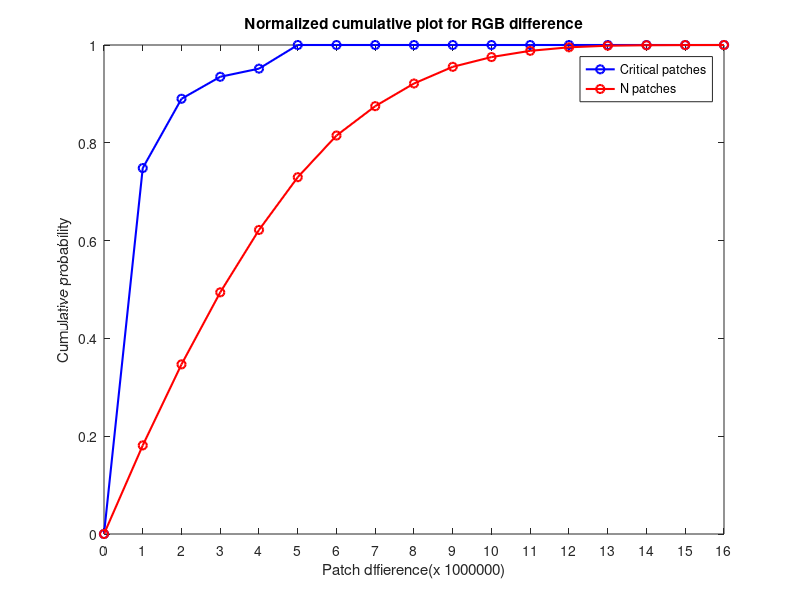

The MATLAB script that drew this image: (Note: this script raises an error after producing the figure.)
clear all
Results = importdata('Pooled Results.mat');
Results(:,9)= Results(:,9)-0.5;
Results(:,9) = Results(:,8).*Results(:,9);

%Find trials that presented N patches -- signal absent for hypo 1
%Find trials that presented N patches -- signal absent for hypo 1
Find_N = Results(:,5) ==1;

% present patch trials -- signal present for hypo 1
Find_CAP = Results(:,4) == 0 & Results(:,5) == 2; 
Find_IAP = Results(:,4) == 1 & Results(:,5) == 3; 

%Congruent trial with Congruent object, and incongruent trial with
%incongruent object -- signal present for hypo 2
Find_Congruent_CP = Results(:,4) == 0 & Results(:,5) == 2 & Results(:,6) == 3;
Find_Incongruent_IP = Results(:,4) == 1 & Results(:,5) == 3 & Results(:,6) == 3;

%Incongruent trial with congruent object, congruent trial with incongruent
%object -- signal absent for hypo 2

Find_Congruent_IP = Results(:,4) == 0 & Results(:,5) == 3 & Results(:,6) == 3;
Find_Incongruent_CP = Results(:,4) == 1 & Results(:,5) == 2 & Results(:,6) == 3;

%% patch difference
PDN = Results(Find_N,11);
PDC = Results(Find_Incongruent_CP,11);
PD = zeros(16,2);
t = 1000000;
for a = 1:16
    range = [(a-1).*t a.*t];
    if a == 1
    PD(a,1)= size(PDC(PDC<range(2)&PDC>range(1)),1)/size(PDC,1);
    PD(a,2) = size(PDN(PDN<range(2)&PDN>range(1)),1)/size(PDN,1);
    else
    PD(a,1)= PD(a-1,1)+size(PDC(PDC<range(2)&PDC>range(1)),1)/size(PDC,1);
    PD(a,2)= PD(a-1,2)+size(PDN(PDN<range(2)&PDN>range(1)),1)/size(PDN,1);
    end
end

% bar([1:1:16],PD,'stacked'),title('Normalized cumulative histogram for RGB difference'),xlabel('Patch dffierence(x 1000000)'),...
%     ylabel('Cumulative probability');

PD = [0 0;PD];
plot([0:1:16],PD(:,1),'bo-','LineWidth',1.5),title('Normalized cumulative plot for RGB difference'),xlabel('Patch dffierence(x 1000000)'),...
    ylabel('Cumulative probability'),xlim([0 16]),xticks([0:1:16]);
hold on
plot([0:1:16],PD(:,2),'ro-','LineWidth',1.5);
hold off
legend('Critical patches','N patches');

histogram(Results(Find_Incongruent_CP,11)),title('sum RGB difference of critical object patches'),...
    xlabel('RGB difference'), ylabel('Count');
histogram(Results(Find_Incongruent_CP|Find_N,11)),title('sum RGB difference of critical object and N patches'),...
    xlabel('RGB difference'), ylabel('Count');

%% mean and std of confidence ratings
rc = Results(:,9).*(Results(:,8));
rc_m = round(mean(rc),2);
rc_std = round(std(rc),2);
histogram(rc),...
    xlabel('Response x confidence'), ylabel('Count'),title(['Response x confidence distribution, mean = ',...
    num2str(rc_m),' std = ',num2str(rc_std)]);

conf_m = round(mean(Results(:,9)),2);
std_m = round(std(Results(:,9)),2);
histogram(Results(:,9)),xticks([1:1:4]),title(['Confidence distribution, mean = ',num2str(conf_m),' std = ',num2str(std_m)]);

%% percentage correct over question number

PooledR = importdata('Pooled & Cleaned Results.mat');


for i = 1:21
    Results = PooledR(PooledR(:,3)==i,:);
    
    %Find trials that presented N patches -- signal absent for hypo 1
    %Find trials that presented N patches -- signal absent for hypo 1
    Find_N = Results(:,5) ==1;

    % present patch trials -- signal present for hypo 1
    Find_CAP = Results(:,4) == 0 & Results(:,5) == 2; 
    Find_IAP = Results(:,4) == 1 & Results(:,5) == 3; 

    %Incongruent trial with congruent object, congruent trial with incongruent
    %object -- signal absent for hypo 2

    Find_Congruent_IP = Results(:,4) == 0 & Results(:,5) == 3 & Results(:,6) == 3;
    Find_Incongruent_CP = Results(:,4) == 1 & Results(:,5) == 2 & Results(:,6) == 3;
    
    present_correct = (Find_CAP|Find_IAP) & Results(:,8)==1;
    absent_correct = (Find_N|Find_Congruent_IP|Find_Incongruent_CP) & Results(:,8)==-1;
    
    pcg(i) = (length(Results(present_correct|absent_correct,:))/length(Results)).* 100;
    conf(i) = round(mean(Results(:,9)),2);
    se(i) =std(Results(:,9)) / sqrt(length(Results(:,9)));
end

bar([1:1:21],pcg),xticks([1:1:21]),ylim([0 100]),title('Percentage correct for 1st-21st patch'),xlabel('Patch number'),...
    ylabel('% Percentage correct');
bar([1:1:21],conf),xticks([1:1:21]),ylim([0 4]),title('Average confidence for 1st-21st patch'),xlabel('Patch number'),...
    ylabel('Confidence level');

% errorbar([1:1:21],conf,se,'b.-','MarkerSize',5,'LineWidth',1),xlim([0 21]),ylim([0 4]),title('Average confidence for 1st-21st patch'),xlabel('Patch number'),...
%     ylabel('Confidence level');

%% percentage correct over question number, separating conditions

PooledR = importdata('Pooled & Cleaned Results.mat');


for i = 1:21
    Results = PooledR(PooledR(:,3)==i,:);
    
    %Find trials that presented N patches -- signal absent for hypo 1
    %Find trials that presented N patches -- signal absent for hypo 1
    Find_N = Results(:,5) ==1;

    % present patch trials -- signal present for hypo 1
    Find_CAP = Results(:,4) == 0 & Results(:,5) == 2; 
    Find_IAP = Results(:,4) == 1 & Results(:,5) == 3; 

    %Incongruent trial with congruent object, congruent trial with incongruent
    %object -- signal absent for hypo 2

    Find_Congruent_IP = Results(:,4) == 0 & Results(:,5) == 3 & Results(:,6) == 3;
    Find_Incongruent_CP = Results(:,4) == 1 & Results(:,5) == 2 & Results(:,6) == 3;
    
    %percentage correct and confidence level for N patch, present patch,
    %and critical lures
    pcg(i,1) = length(Results(Find_N&Results(:,8)== -1,:))/length(Results);
    pcg(i,2) = length(Results((Find_IAP|Find_CAP)&Results(:,8)==1,:))/length(Results);
    pcg(i,3) = length(Results((Find_Congruent_IP|Find_Incongruent_CP)&Results(:,8)== -1,:))/length(Results);
    conf(i,1) = round(mean(Results(Find_N,9)),2);
    conf(i,2) = round(mean(Results(Find_IAP|Find_CAP,9)),2);
    conf(i,3) = round(mean(Results(Find_Congruent_IP|Find_Incongruent_CP,9)),2);
    se(i) =std(Results(:,9)) / sqrt(length(Results(:,9)));

end
pcg = pcg .*100;
bar([1:1:21],pcg,'stacked'),xticks([1:1:21]),ylim([0 100]),title('Percentage correct for 1st-21st patch'),xlabel('Patch number'),...
    ylabel('% Percentage correct'),legend('N','A and P','Critical object lures');
bar([1:1:21],conf,'stacked'),xticks([1:1:21]),ylim([0 12]),title('Average confidence for 1st-21st patch'),xlabel('Patch number'),...
    ylabel('Confidence level'),legend('N','A and P','Critical object lures');


%% average confidence for levels of periphery
central = Results(:,7)==5;
periphery_1= 2.*(Results(:,7)==2|Results(:,7)==4|Results(:,7)==6|Results(:,7)==8);
periphery_2 = 3.* (Results(:,7)==1|Results(:,7)==3|Results(:,7)==7|Results(:,7)==9);
location = central + periphery_1 + periphery_2;
Results(:,9) = Results(:,8).*Results(:,9);
m1 = mean(Results(location ==1,9));
se1 = std(Results(location ==1,9))/sqrt(length(Results(location ==1,9)));
m2 = mean(Results(location ==2,9));
se2 = std(Results(location ==2,9))/sqrt(length(Results(location ==2,9)));
m3 = mean(Results(location ==3,9));
se3 = std(Results(location ==3,9))/sqrt(length(Results(location ==3,9)));

bar([1 2 3],[m1 m2 m3]);
hold on
errorbar([m1 m2 m3],[se1 se2 se3],'k.');
hold off

%% raw distribution of response values

colours = cbrewer('qual', 'Set1', 8); 
%distribution of all response values
for i = 1:9
    frequency_all(i) = size(Results(Results(:,9)== i-5,:),1); 
end

frequency_all = [frequency_all(1:4) frequency_all(6:9)];
bar([1:8], frequency_all),xticklabels({'-4','-3','-2','-1','1','2','3','4'});

%response value distribution for N patches

for i = 1:9
    frequency_N(i) = size(Results(Find_N & Results(:,9)== i-5,:),1);
end

frequency_N = [frequency_N(1:4) frequency_N(6:9)];
%bar([1:8], frequency_N),xticklabels({'-4','-3','-2','-1','1','2','3','4'});

%response value distribution for AP

for i = 1:9
    frequency_AP(i) = size(Results((Find_IAP|Find_CAP) & Results(:,9)== i-5,:),1);
end
%bar([1:8], frequency_N),xticklabels({'-4','-3','-2','-1','1','2','3','4'});

frequency_AP = [frequency_AP(1:4) frequency_AP(6:9)];
frequency_All = [reshape(frequency_AP,[8,1]) reshape(frequency_N,[8,1])];
subplot(1,3,1),b = bar(frequency_All,'grouped','BarWidth',1);
set(gca,'XTickLabel',{'-4','-3','-2','-1','1','2','3','4'},'FontSize',12);
b(1).FaceColor = colours(2,:);
b(2).FaceColor = colours(1,:);
xlabel('Decision x confidence'),
ylabel('Count');
ylim([0 9000])
title('a)','FontName','Arial','FontWeight','normal');
legend({'Patch present','Patch absent'},'Location','northwest');

%proportion of responses
pcgN_matrix = zeros(15,9);
for sub = 1:15
for i = 1:9
    pcgN_matrix(sub,i) = size(Results(Find_N & Results(:,9)== i-5 & Results(:,1)==sub,:),1)/length(Results(Find_N & Results(:,1)==sub,:));
end
end
percentage_N = mean(pcgN_matrix,1);
percentage_N = [percentage_N(1:4) percentage_N(6:9)];
std_N = std(pcgN_matrix)/sqrt(15);
std_N = [std_N(1:4) std_N(6:9)];
%bar([1:8], frequency_N),xticklabels({'-4','-3','-2','-1','1','2','3','4'});

%accuracy check
for i = 1:9
    percentage_NO(i) = size(Results(Find_N & Results(:,9)== i-5,:),1)/length(Results(Find_N,:));
end

%response value distribution for AP
pcgAP_matrix = zeros(15,9);

for sub = 1:15
for i = 1:9
    pcgAP_matrix(sub,i) = size(Results((Find_IAP|Find_CAP) & Results(:,9)== i-5 & Results(:,1)== sub,:),1)/...
        length(Results((Find_CAP|Find_IAP) & Results(:,1)== sub,:));
end
end

%accuracy check
for i = 1:9
percentage_yes(i) = size(Results((Find_IAP|Find_CAP) & Results(:,9)== i-5,:),1)/...
        length(Results((Find_CAP|Find_IAP),:));
end

%bar([1:8], frequency_N),xticklabels({'-4','-3','-2','-1','1','2','3','4'});
percentage_AP = mean(pcgAP_matrix,1);
percentage_AP = [percentage_AP(1:4) percentage_AP(6:9)];
std_AP = std(pcgAP_matrix)/sqrt(15);
std_AP = [std_AP(1:4) std_AP(6:9)];



percentage_All = [reshape(percentage_AP,[8,1]) reshape(percentage_N,[8,1])];
%manually setting the x, y, and error for error bar
for a = 1:8
    ax(2.*a - 1)= a - 0.14;
    ax(2.*a) = a + 0.14;
    pcg(2.*a-1) = percentage_AP(a);
    pcg(2.*a) = percentage_N(a);
    std_hypo1(2.*a - 1) = std_AP(a);
    std_hypo1(2.*a) = std_N(a);
end

subplot(1,3,2),b = bar(percentage_All,'grouped','BarWidth',1);
set(gca,'XTickLabel',{'-4','-3','-2','-1','1','2','3','4'},'FontSize',12);
b(1).FaceColor = colours(2,:);
b(2).FaceColor = colours(1,:);
xlabel('Decision x confidence'),
ylabel('Percentage of responses');
title('b)','FontName','Arial','FontWeight','normal');
hold on
errorbar(ax,pcg,std_hypo1,'k.','MarkerSize',1,'LineWidth',1);
hold off
%legend({'Patch present','Patch absent'});


%% critical object distributions, in raw frequency and percentages

for i = 1:9
    frequency_CP(i) = size(Results(Find_Congruent_CP & Results(:,9)== i-5,:),1);
    frequency_CI(i) = size(Results(Find_Congruent_IP & Results(:,9)== i-5,:),1);
    frequency_IP(i) =  size(Results(Find_Incongruent_IP & Results(:,9)== i-5,:),1);
    frequency_II(i) =  size(Results(Find_Incongruent_CP & Results(:,9)== i-5,:),1);
    
    for sub = 1:15
        percentage_CP(sub,i) = size(Results(Results(:,1)== sub & Find_Congruent_CP & Results(:,9)== i-5,:),1)/...
            length(Results(Results(:,1)== sub & Find_Congruent_CP,:));
        percentage_CI(sub,i) = size(Results(Results(:,1)== sub &Find_Congruent_IP & Results(:,9)== i-5,:),1)/...
            length(Results(Results(:,1)== sub & Find_Congruent_IP,:));
        percentage_IP(sub,i) =  size(Results(Results(:,1)== sub &Find_Incongruent_IP & Results(:,9)== i-5,:),1)/...
            length(Results(Results(:,1)== sub & Find_Incongruent_IP,:));
        percentage_II(sub,i) =  size(Results(Results(:,1)== sub & Find_Incongruent_CP & Results(:,9)== i-5,:),1)/...
            length(Results(Results(:,1)== sub & Find_Incongruent_CP,:));
    end
end

frequency_CP = [frequency_CP(1:4) frequency_CP(6:9)];
frequency_CI = [frequency_CI(1:4) frequency_CI(6:9)];
frequency_CPI = [reshape(frequency_CP,[8,1]) reshape(frequency_CI,[8,1])];

frequency_IP = [frequency_IP(1:4) frequency_IP(6:9)];
frequency_II = [frequency_II(1:4) frequency_II(6:9)];
frequency_IPI = [reshape(frequency_IP,[8,1]) reshape(frequency_II,[8,1])];

percentage_CP = [percentage_CP(:,1:4) percentage_CP(:,6:9)];
percentage_CI = [percentage_CI(:,1:4) percentage_CI(:,6:9)];
percentage_IP = [percentage_IP(:,1:4) percentage_IP(:,6:9)];
percentage_II = [percentage_II(:,1:4) percentage_II(:,6:9)];

for a = 1:8
    std_CPI(2.*a-1) = std(percentage_CP(:,a))/sqrt(15);
    std_CPI(2.*a) = std(percentage_CI(:,a))/sqrt(15);
    std_IPI(2.*a-1) = std(percentage_IP(:,a))/sqrt(15);
    std_IPI(2.*a) = std(percentage_II(:,a))/sqrt(15);
    pcg_CPI(2.*a-1) = mean(percentage_CP(:,a));
    pcg_CPI(2.*a) = mean(percentage_CI(:,a));
    pcg_IPI(2.*a -1) = mean(percentage_IP(:,a));
    pcg_IPI(2.*a) = mean(percentage_II(:,a));
end

percentage_CP = mean(percentage_CP,1);
percentage_CI = mean(percentage_CI,1);
percentage_IP = mean(percentage_IP,1);
percentage_II = mean(percentage_II,1);

percentage_CPI = [reshape(percentage_CP,[8,1]) reshape(percentage_CI,[8,1])];
percentage_IPI = [reshape(percentage_IP,[8,1]) reshape(percentage_II,[8,1])];


subplot(2,2,1), a = bar(frequency_CPI,'grouped','BarWidth',1);
set(gca,'XTickLabel',{'-4','-3','-2','-1','1','2','3','4'},'FontSize',12);
a(1).FaceColor = colours(2,:);
a(2).FaceColor = colours(1,:);
ylabel('Count');
title('Congruent condition');
legend({'Original P1','Different P1'},'Location','northwest');

subplot(2,2,2), c = bar(frequency_IPI,'grouped','BarWidth',1,'LineWidth',1.2);
set(gca,'XTickLabel',{'-4','-3','-2','-1','1','2','3','4'},'FontSize',12);
c(1).EdgeColor = colours(2,:);
c(2).EdgeColor = colours(1,:);
c(1).FaceColor = 'white';
c(2).FaceColor = 'white';
title('Incongruent condition');
legend({'Original P1','Different P1'},'Location','northwest');

subplot(2,2,3),e = bar(percentage_CPI,'grouped','BarWidth',1);
set(gca,'XTickLabel',{'-4','-3','-2','-1','1','2','3','4'},'FontSize',12);
e(1).FaceColor = colours(2,:);
e(2).FaceColor = colours(1,:);
xlabel('Decision x confidence'),
ylabel('Percentage');
hold on
errorbar(ax,pcg_CPI,std_CPI,'k.','MarkerSize',1,'LineWidth',0.8);
hold off

subplot(2,2,4),f = bar(percentage_IPI,'grouped','BarWidth',1,'LineWidth',1.2);
set(gca,'XTickLabel',{'-4','-3','-2','-1','1','2','3','4'},'FontSize',12);
f(1).FaceColor = 'white';
f(2).FaceColor = 'white';
f(1).EdgeColor = colours(2,:);
f(2).EdgeColor = colours(1,:);
xlabel('Decision x confidence'),
ylim([0 0.5])
hold on
errorbar(ax,pcg_IPI,std_IPI,'k.','MarkerSize',1,'LineWidth',0.8);
hold off


%% error bars for hypothesis 1
colours = cbrewer('qual', 'Pastel1', 8); 
grandmatrix = zeros(2,2);
grandmean1 = mean(Results(Find_IAP|Find_CAP|Find_N,9));
matrix1 = zeros(15,2);

for sub = 1:15
    R_indv = Results(Results(:,1)==sub &(Find_IAP|Find_CAP|Find_N),:);
    indv_mean = mean(R_indv(:,9));
for condition = 1:2
    if condition == 1
        Find_patch = R_indv(:,5)~=1;
    else
        Find_patch = R_indv(:,5)==1;
    end
    
    Results_P = R_indv(Find_patch,:);
    condition_mean = mean(Results_P(:,9))-indv_mean + grandmean1;
    matrix1(sub,condition) = condition_mean;
    
    clear Results_P
    clear condition_mean 

end
end

for i = 1:2
    grandmatrix(1,i) = mean(matrix1(:,i));
    grandmatrix(2,i) = std(matrix1(:,i))/sqrt(15);
end



%% connecting individual data points
for sub = 1:15
    plot([1 2],[matrix1(sub,:) matrix2(sub,:)],'bo');
    hold on
    if sub == 15
        hold off
    end
end
xlim([0 3]), xticks([1:2]),ylim([-4 4]);

%% how many sigstar??

Results_h1 = Results(Find_IAP|Find_CAP|Find_N,:);
Response = Results_h1(:,9);
patch = Results_h1(:,5)~= 1;
data = table(Response, patch,Results_h1(:,1),'VariableName',{'Response','patch','subjects'});
lm1 = fitlme(data,'Response ~ patch + (1|subjects)');

%% draw graph

subplot(1,3,3),d = bar(grandmatrix(1,:),'BarWidth',0.7);
ylabel('Decision x confidence'),...
    ylim([-4 4]);
set(gca,'XTickLabel',{'Present','Absent'},'FontSize',12);
%H = sigstar({{'Patch present','Patch absent'}},0.001);
d.FaceColor = colours(5,:);
title('c)');
hold on
errorbar(grandmatrix(1,:),grandmatrix(2,:),'k.',...
    'MarkerSize',2,'LineWidth',1.2);
hold off



%% error bars for hypo 2


grandmatrix2 = zeros(2,2);
grandmean2 = mean(Results(Results(:,6)==3,9));
matrix2= zeros(15,2);

for sub = 1:15
    R_indv = Results(Results(:,1)==sub & Results(:,6)==3,:);
    indv_mean = mean(R_indv(:,9));
for condition = 1:2
    if condition == 1
        Find_patch = (R_indv(:,4)==0 & R_indv(:,5)==2) | (R_indv(:,4)==1 & R_indv(:,5)==3);
    else
        Find_patch = (R_indv(:,4)==0 & R_indv(:,5)==3) | (R_indv(:,4)==1 & R_indv(:,5)==2);
    end
    
    Results_P = R_indv(Find_patch,:);
    condition_mean = mean(Results_P(:,9))-indv_mean + grandmean2;
    matrix2(sub,condition) = condition_mean;
    
    clear Results_P
    clear condition_mean 

end
end

for i = 1:2
    grandmatrix2(1,i) = mean(matrix2(:,i));
    grandmatrix2(2,i) = std(matrix2(:,i))/sqrt(15);
end

histogram(matrix2(:,1));
hold on
histogram(matrix2(:,2));
hold off
xlim([-4 4]), xticks([-4:1:4])
%% how many sigstar??

Results_h2 = Results(Results(:,6)==3,:);
Response = Results_h2(:,9);
patch = (Results_h2(:,4)==0 & Results_h2(:,5)==2) | (Results_h2(:,4)==1 & Results_h2(:,5)==3);
data2 = table(Response, patch,Results_h2(:,1),'VariableName',{'Response','patch','subjects'});
lm2 = fitlme(data2,'Response ~ patch + (1|subjects)');
lm3 = fitlme(data2, 'Response ~ 1+(1|subjects)')
compare(lm3,lm2)

[h,p] = ttest(Results_h2(patch,9),Results_h2(~patch,9));

sum(patch & Results_h2(:,8)==1)/length(Results_h2(patch,:));
sum(~patch & Results_h2(:,8)== -1)/length(Results_h2(~patch,:))

%% plot the graph
d = bar(grandmatrix2(1,:),'BarWidth',0.7);
ylabel('Decision x confidence'),...
    ylim([-4 4]);
set(gca,'XTickLabel',{'Same','Different'},'FontSize',14);
H = sigstar({{'Same','Different'}},0.001);
d.FaceColor = colours(2,:);

hold on
errorbar(grandmatrix2(1,:),grandmatrix2(2,:),'k.',...
    'MarkerSize',2,'LineWidth',1.2);
hold off

%AUC distribution

histogram(matrix1,'BinNumber',5)


%% raincloud plot for descriptives

colours = cbrewer('qual', 'Set1', 6); 

 fig_position = [200 200 600 400];
 f7 = figure('Position', fig_position);
h1 = raincloud_plot(Results(Find_N,9), 'box_on', 1, 'color', colours(2,:), 'alpha', 0.6, 'bandwidth', .2,'density_type', 'ks',...
     'box_dodge', 1, 'box_dodge_amount', .15, 'dot_dodge_amount', .15,...
     'box_col_match', 0);
h2 = raincloud_plot(Results(Find_CAP|Find_IAP,9), 'box_on', 1, 'color', colours(6,:), 'alpha', 0.6,'bandwidth', .2,'density_type', 'ks',...
     'box_dodge', 1, 'box_dodge_amount', .15, 'dot_dodge_amount', .15, 'box_col_match', 0);
legend([h1{1} h2{1}], {'Patch present', 'Patch absent'});
title(['Individual mean responses for present and absent patches']),...
    xlabel('Response value (decision x confidence)'),ylabel('Density'),...
    xticklabels({'-4','-3','-2','-1','1','2','3','4'});
box off

b(1).FaceColor = colours(6,:);
b(2).FaceColor = colours(2,:);

%% hit and false alarm

% hypothesis 1

%sum(Results(Find_CAP|Find_IAP,8)== 1)/length(Results(Find_CAP|Find_IAP,:))

colours = cbrewer('qual', 'Pastel1', 8); 
grandmatrix = zeros(2,2);
grandmean1 = sum(Results(Find_CAP|Find_IAP|Find_N,8)==1)/length(Results(Find_CAP|Find_IAP|Find_N,:));
matrix1 = zeros(15,2);

for sub = 1:15
    R_indv = Results(Results(:,1)==sub &(Find_IAP|Find_CAP|Find_N),:);
    indv_mean = sum(R_indv(:,8)==1)/length(R_indv);
for condition = 1:2
    if condition == 1
        Find_patch = R_indv(:,5)~=1;
    else
        Find_patch = R_indv(:,5)==1;
    end
    
    Results_P = R_indv(Find_patch,:);
    condition_mean = (sum(Results_P(:,8)==1)/length(Results_P))-indv_mean + grandmean1;
    matrix1(sub,condition) = condition_mean;
    
    clear Results_P
    clear condition_mean 

end
end

for i = 1:2
    grandmatrix(1,i) = mean(matrix1(:,i));
    grandmatrix(2,i) = std(matrix1(:,i))/sqrt(15);
end

d = bar(grandmatrix(1,:),'BarWidth',0.7);
ylabel('Percentage of present judgment');
ylim([0 1]);
set(gca,'XTickLabel',{'Patch present','Patch absent'},'FontSize',14);
d.FaceColor = colours(2,:);
H = sigstar({{'Patch present','Patch absent'}},0.001);
hold on
errorbar(grandmatrix(1,:),grandmatrix(2,:),'k.',...
    'MarkerSize',2,'LineWidth',1.2);
hold off

Results_h1 = Results(Find_CAP|Find_IAP|Find_N,:);
data = table(Results_h1(:,8)==1,Results_h1(:,5)==1,Results_h1(:,1),'VariableName',{'Response','Presence','Subjects'});
[h,p,ci] = ttest(matrix1(:,1),matrix1(:,2))
 
% for hypothesis 2
%% error bars for hypo 2


grandmatrix2 = zeros(2,2);
grandmean2 = sum(Results(Results(:,6)==3,8)==1)/length(Results(Results(:,6)==3,:));
matrix2= zeros(15,2);

for sub = 1:15
    R_indv = Results(Results(:,1)==sub & Results(:,6)==3,:);
    indv_mean = sum(R_indv(:,8)==1)/length(R_indv);
for condition = 1:2
    if condition == 1
        Find_patch = (R_indv(:,4)==0 & R_indv(:,5)==2) | (R_indv(:,4)==1 & R_indv(:,5)==3);
    else
        Find_patch = (R_indv(:,4)==0 & R_indv(:,5)==3) | (R_indv(:,4)==1 & R_indv(:,5)==2);
    end
    
    Results_P = R_indv(Find_patch,:);
    condition_mean = (sum(Results_P(:,8)==1)/length(Results_P))-indv_mean + grandmean2;
    matrix2(sub,condition) = condition_mean;
    
    clear Results_P
    clear condition_mean 

end
end

for i = 1:2
    grandmatrix2(1,i) = mean(matrix2(:,i));
    grandmatrix2(2,i) = std(matrix2(:,i))/sqrt(15);
end

d = bar(grandmatrix2(1,:),'BarWidth',0.7);
ylabel('Percentage of present judgment');
ylim([0 1]);
set(gca,'XTickLabel',{'Original object','Replaced object'},'FontSize',14);
d.FaceColor = colours(2,:);
H = sigstar({{'Original object','Replaced object'}},0.001);
hold on
errorbar(grandmatrix2(1,:),grandmatrix2(2,:),'k.',...
    'MarkerSize',2,'LineWidth',1.2);
hold off
[h,p]= ttest(matrix2(:,1),matrix2(:,2));

%% combining the two hypothesis

d = bar([grandmatrix(1,1) grandmatrix2(1,2) grandmatrix(1,2)],'BarWidth',0.7);
ylabel('Percentage of present judgment');
ylim([0 1]);
set(gca,'XTickLabel',{'Present','Modified','Random'},'FontSize',12);
d.FaceColor = colours(2,:);
hold on
errorbar([grandmatrix(1,1) grandmatrix2(1,2) grandmatrix(1,2)],[grandmatrix(2,1) grandmatrix2(2,2) grandmatrix(2,2)],'k.',...
    'MarkerSize',2,'LineWidth',1.2);
hold off
H = sigstar({{'Present','Modified'}},0.001);
H = sigstar({{'Present','Random'}},0.001);

%% percentage of yes judgement along question number
decay_matrix = zeros(3,21);
for q = 1:21
    decay_matrix(1,q) = size(Results((Find_CAP|Find_IAP) & Results(:,3)== q & Results(:,8)==1,:),1)/size(Results((Find_CAP|Find_IAP)...
        & Results(:,3)== q,:),1);
    decay_matrix(2,q) = size(Results((Find_Congruent_IP|Find_Incongruent_CP) & Results(:,3)== q & Results(:,8)==1,:),1)/size(Results((Find_Congruent_IP|Find_Incongruent_CP)...
        & Results(:,3)== q,:),1);
    decay_matrix(3,q)= size(Results(Find_N & Results(:,3)== q & Results(:,8)==1,:),1)/size(Results(Find_N...
        & Results(:,3)== q,:),1);
    
    
end

for condition = 1:3
    subplot(1,2,1),plot([1:1:21],decay_matrix(condition,:),'.-','LineWidth',1,'MarkerSize',8);
    hold on
    if condition == 3
        hold off
    end
end
legend('off');
ylim([0 1]),xlim([1 21]),xticks([1:4:21]),ylabel('Percentage of present judgment'),xlabel('Question number');
set(gca,'FontSize',12);

%% mean confidence ratings along question number

decay_matrix = zeros(3,21,15);

for q = 1:21
    for sub = 1:15
    decay_matrix(1,q,sub) = nanmean(Results((Find_CAP|Find_IAP) & Results(:,3)== q & Results(:,1)==sub,9));
    decay_matrix(2,q,sub) = nanmean(Results((Find_Congruent_IP|Find_Incongruent_CP) & Results(:,3)== q & Results(:,1)==sub,9));
    decay_matrix(3,q,sub)= nanmean(Results(Find_N & Results(:,3)== q & Results(:,1)==sub,9));
    end
end

condition_mean = nanmean(decay_matrix,3);
se_matrix = zeros(3,21);

for condition = 1:3
    indv_mean = nanmean(decay_matrix(condition,:,:),2);
    grand_mean = nanmean(nanmean(nanmean(decay_matrix(condition,:,:))))+zeros(1,1,15);
    indv_diff = indv_mean - grand_mean;
    decay_matrix(condition,:,:) = decay_matrix(condition,:,:)- repmat(indv_diff, [1,21,1]);
    for num = 1:21
    se_matrix(condition,num) = nanstd(decay_matrix(condition,num,:))/sqrt(15);
    end
    clear indv_mean
    clear grand_mean
    clear indv_diff
end
    
for condition = 1:3
    %plot([1:1:21],decay_matrix(condition,:),'.-','LineWidth',1,'MarkerSize',8);
    errorbar([1:1:21],condition_mean(condition,:),se_matrix(condition,:),'.-','LineWidth',1,'MarkerSize',8);
    hold on
    if condition == 3
        hold off
    end
end
legend({'Present','Similar','Absent'});
ylim([-3.5 3.5]),yticks([-3.5:1:3.5]),xlim([1 21]),xticks([1:4:21]),ylabel('Decision x onfidence'),xlabel('Question number');
set(gca,'FontSize',12);

%% percentage of yes judgement along trial number

decay_matrix = zeros(3,80);
for q = 1:80
    decay_matrix(1,q) = size(Results((Find_CAP|Find_IAP) & Results(:,2)== q & Results(:,8)==1,:),1)/size(Results((Find_CAP|Find_IAP)...
        & Results(:,2)== q,:),1);
    decay_matrix(2,q) = size(Results((Find_Congruent_IP|Find_Incongruent_CP) & Results(:,2)== q & Results(:,8)==1,:),1)/size(Results((Find_Congruent_IP|Find_Incongruent_CP)...
        & Results(:,2)== q,:),1);
    decay_matrix(3,q)= size(Results(Find_N & Results(:,2)== q & Results(:,8)==1,:),1)/size(Results(Find_N...
        & Results(:,2)== q,:),1);
    
    
end

for condition = 1:3
    plot([1:1:80],decay_matrix(condition,:),'d-');
    hold on
    if condition == 3
        hold off
    end
end
legend({'Present','Similar','Absent'});
ylim([0 1]),ylabel('Percentage of present judgment'),xlabel('Trial number');
set(gca,'FontSize',12);


%% hypothesis 3
colours = cbrewer('qual', 'Set1', 8); 
location1 = (Results(:,7)==2 | Results(:,7)==4| Results(:,7)==6|Results(:,7)== 8) .* 6.48;
location2 = (Results(:,7)==1 | Results(:,7)==3| Results(:,7)==7|Results(:,7)== 9) .* 9.16;
eccentricity = zeros(length(Results),1)+ location1 + location2;

Results = [Results eccentricity];
location = [0 6.48 9.16];

for loc = 1:3
    
    for i = 1:9
        for sub = 1:15
        pcg_N(sub,i) = size(Results(Results(:,end)==location(loc)& Find_N & Results(:,9)== i-5 & Results(:,1)== sub,:),1)/...
            length(Results(Results(:,end)==location(loc)&Find_N & Results(:,1)==sub,:));
        pcg_AP(sub,i) = size(Results(Results(:,end)==location(loc)&(Find_IAP|Find_CAP) & Results(:,9)== i-5 & Results(:,1)== sub,:),1)/...
            length(Results(Results(:,end)==location(loc)&(Find_CAP|Find_IAP) & Results(:,1)== sub,:));
        end
    end

pcg_N = [pcg_N(:,1:4) pcg_N(:,6:9)];
pcg_AP = [pcg_AP(:,1:4) pcg_AP(:,6:9)];

percentage_N = mean(pcg_N,1);
percentage_AP = mean(pcg_AP,1);


    for a = 1:8
        std_hypo3(2.*a -1)= std(pcg_AP(:,a))/sqrt(15);
        std_hypo3(2.*a) = std(pcg_N(:,a))/sqrt(15);
        m_hypo3(2.*a-1) = percentage_AP(:,a);
        m_hypo3(2.*a) = percentage_N(:,a);
        ax(2.*a - 1)= a - 0.14;
        ax(2.*a) = a + 0.14;
    end
    
percentage_All = [reshape(percentage_AP,[8,1]) reshape(percentage_N,[8,1])];
subplot(1,3,loc),b = bar(percentage_All,'grouped','BarWidth',1);
set(gca,'XTickLabel',{'-4','-3','-2','-1','1','2','3','4'},'FontSize',14);
b(1).FaceColor = colours(2,:);
b(2).FaceColor = colours(1,:);
xlabel('Decision x confidence'),
ylim([0 0.6]);

hold on
errorbar(ax,m_hypo3,std_hypo3,'k.','LineWidth',1);
hold off
    if loc ==1
    legend({'Patch Present','Patch Absent'},'Location','north');
    title('Eccentricity = 0 dva');
    ylabel('Percentage %')
    elseif loc == 2
    title('Eccentricity = 6.48 dva');
    else
    title('Eccentricity = 9.16 dva')
    end
    
% clear pcg_AP
% clear pcg_N
% clear percentage_N
% clear percentage_AP
% clear std_hypo3
% clear m_hypo3
% clear percentage_All

end

%% hypothesis 4
% congruent
location = [0 6.48 9.16];

for loc = 1:3
    
    for i = 1:9
        for sub = 1:15
        pcg_N(sub,i) = size(Results(Results(:,end)==location(loc)& Find_Congruent_IP & Results(:,9)== i-5 & Results(:,1)== sub,:),1)/...
            size(Results(Results(:,end)==location(loc)& Find_Congruent_IP & Results(:,1)==sub,:),1);
        pcg_AP(sub,i) = size(Results(Results(:,end)==location(loc)&Find_Congruent_CP & Results(:,9)== i-5& Results(:,1)== sub,:),1)/...
            size(Results(Results(:,end)==location(loc)&Find_Congruent_CP & Results(:,1)== sub,:),1);
        end
    end
    

pcg_N = [pcg_N(:,1:4) pcg_N(:,6:9)];
pcg_AP = [pcg_AP(:,1:4) pcg_AP(:,6:9)];

percentage_N = mean(pcg_N,1);
percentage_AP = mean(pcg_AP,1);

if loc == 1
    disp(pcg_N)
    disp(pcg_AP)
    disp(percentage_N)
    disp(percentage_AP)
end
    for a = 1:8
        std_hypo3(2.*a -1)= std(pcg_AP(:,a))/sqrt(15);
        std_hypo3(2.*a) = std(pcg_N(:,a))/sqrt(15);
        m_hypo3(2.*a-1) = percentage_AP(:,a);
        m_hypo3(2.*a) = percentage_N(:,a);
        ax(2.*a - 1)= a - 0.14;
        ax(2.*a) = a + 0.14;
    end
    
percentage_All = [reshape(percentage_AP,[8,1]) reshape(percentage_N,[8,1])];
subplot(1,3,loc),b = bar(percentage_All,'grouped','BarWidth',1);
set(gca,'XTickLabel',{'-4','-3','-2','-1','1','2','3','4'},'FontSize',14);
b(1).FaceColor = colours(2,:);
b(2).FaceColor = colours(1,:);
ylim([0 0.7]);

hold on
errorbar(ax,m_hypo3,std_hypo3,'k.','LineWidth',1);
hold off
    if loc ==1
    legend({'Original P1','Different P1'},'Location','northwest');
    title('Eccentricity = 0 dva');
    elseif loc == 2
    title('Eccentricity = 6.48 dva');
    else
    title('Eccentricity = 9.16 dva')
    end
    
clear pcg_AP
clear pcg_N
clear percentage_N
clear percentage_AP
clear std_hypo3
clear m_hypo3
clear percentage_All

end


%incongruent

for loc = 1:3
    
    for i = 1:9
        percentage_N(i) = size(Results(Results(:,end)==location(loc)& Find_Incongruent_CP & Results(:,9)== i-5,:),1)/length(Results(Results(:,end)==location(loc)&Find_Incongruent_CP,:));
        percentage_AP(i) = size(Results(Results(:,end)==location(loc)&Find_Incongruent_IP & Results(:,9)== i-5,:),1)/length(Results(Results(:,end)==location(loc)& Find_Incongruent_IP,:));
    end

percentage_N = [percentage_N(1:4) percentage_N(6:9)];

percentage_AP = [percentage_AP(1:4) percentage_AP(6:9)];
percentage_All = [reshape(percentage_AP,[8,1]) reshape(percentage_N,[8,1])];
subplot(1,3,loc),b = bar(percentage_All,'grouped','BarWidth',1);
set(gca,'XTickLabel',{'-4','-3','-2','-1','1','2','3','4'},'FontSize',14);
b(1).EdgeColor = colours(2,:);
b(2).EdgeColor = colours(1,:);
xlabel('Decision x confidence'),

ylim([0 0.7]),yticks([0:0.1:0.8]);
   
end

for loc = 1:3
    
    for i = 1:9
        for sub = 1:15
        pcg_N(sub,i) = size(Results(Results(:,end)==location(loc)& Find_Incongruent_CP & Results(:,9)== i-5 & Results(:,1)== sub,:),1)/...
            size(Results(Results(:,end)==location(loc)& Find_Incongruent_CP & Results(:,1)==sub,:),1);
        pcg_AP(sub,i) = size(Results(Results(:,end)==location(loc)&Find_Incongruent_IP & Results(:,9)== i-5& Results(:,1)== sub,:),1)/...
            size(Results(Results(:,end)==location(loc)&Find_Incongruent_IP & Results(:,1)== sub,:),1);
        end
    end
    

pcg_N = [pcg_N(:,1:4) pcg_N(:,6:9)];
pcg_AP = [pcg_AP(:,1:4) pcg_AP(:,6:9)];

percentage_N = mean(pcg_N,1);
percentage_AP = mean(pcg_AP,1);

if loc == 1
    disp(pcg_N)
    disp(pcg_AP)
    disp(percentage_N)
    disp(percentage_AP)
end
    for a = 1:8
        std_hypo3(2.*a -1)= std(pcg_AP(:,a))/sqrt(15);
        std_hypo3(2.*a) = std(pcg_N(:,a))/sqrt(15);
        m_hypo3(2.*a-1) = percentage_AP(:,a);
        m_hypo3(2.*a) = percentage_N(:,a);
        ax(2.*a - 1)= a - 0.14;
        ax(2.*a) = a + 0.14;
    end
    
percentage_All = [reshape(percentage_AP,[8,1]) reshape(percentage_N,[8,1])];
subplot(2,3,loc),b = bar(percentage_All,'grouped','BarWidth',1,'LineWidth',1.2);
set(gca,'XTickLabel',{'-4','-3','-2','-1','1','2','3','4'},'FontSize',14);
b(1).EdgeColor = colours(2,:);
b(2).EdgeColor = colours(1,:);
b(1).FaceColor = 'white';
b(2).FaceColor = 'white';
ylim([0 0.7]);
xlabel('Decision x confidence');
hold on
errorbar(ax,m_hypo3,std_hypo3,'k.','LineWidth',0.8);
hold off
 
% clear pcg_AP
% clear pcg_N
% clear percentage_N
% clear percentage_AP
% clear std_hypo3
% clear m_hypo3
% clear percentage_All

end

%% confidence distribution

Confidence = Results(:,9).*Results(:,8);
confidence_h1P = Confidence(Find_CAP|Find_IAP,:);
confidence_h1A = Confidence(Find_N,:);

for c = 1:4
    frequency_h1P(c,1)=sum(confidence_h1P == c);
    frequency_h1A(c,1) = sum(confidence_h1A == c);
end
frequency_h1 = [frequency_h1P frequency_h1A];
t = bar([1 2 3 4],frequency_h1,'grouped','BarWidth',1);
t(1).FaceColor= colours(:,2);
t(2).FaceColor = colours(:,1);
set(gca,'FontSize',12);
ylabel('Count'),xlabel('Confidence');
legend({'Patch present','Patch absent'},'Location','northwest');
